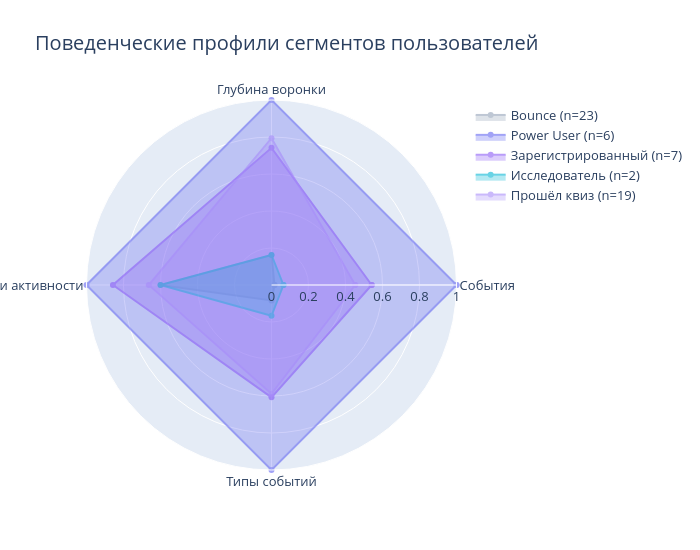
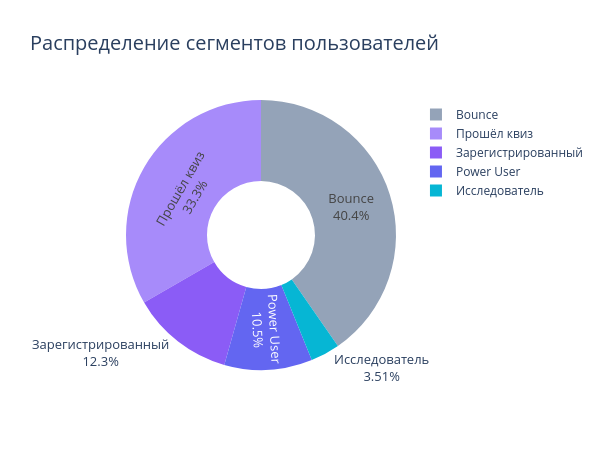

Notebook source saved alongside these figures, in order:
### Markdown cell above
## 5. Сегментация пользователей

Кластеризация по поведенческим паттернам: глубина прохождения воронки, количество событий, возвраты.

### Code cell
# Профиль каждого пользователя
user_profiles = []
for uid in raw_events['user_id'].unique():
    user_events = raw_events[raw_events['user_id'] == uid]
    event_set = set(user_events['event'])
    
    # Глубина воронки (0-7)
    funnel_events = ['page_view', 'quiz_start', 'quiz_complete', 'result_view',
                     'recommendations_view', 'sign_up_success', 'tracker_view', 'habit_add']
    depth = sum(1 for e in funnel_events if e in event_set)
    
    # Количество уникальных дней
    n_days = user_events['created_at'].dt.date.nunique()
    
    user_profiles.append({
        'user_id': uid,
        'total_events': len(user_events),
        'funnel_depth': depth,
        'n_days': n_days,
        'took_quiz': 'quiz_complete' in event_set,
        'signed_up': 'sign_up_success' in event_set,
        'used_tracker': 'tracker_view' in event_set,
        'n_event_types': user_events['event'].nunique(),
    })

profiles_df = pd.DataFrame(user_profiles)

# Сегменты на основе поведения
def assign_segment(row):
    if row['used_tracker']:
        return 'Power User'
    elif row['signed_up']:
        return 'Зарегистрированный'
    elif row['took_quiz']:
        return 'Прошёл квиз'
    elif row['total_events'] > 1:
        return 'Исследователь'
    else:
        return 'Bounce'

profiles_df['segment'] = profiles_df.apply(assign_segment, axis=1)

# Radar chart по сегментам
segment_stats = profiles_df.groupby('segment').agg({
    'total_events': 'mean',
    'funnel_depth': 'mean',
    'n_days': 'mean',
    'n_event_types': 'mean',
}).reset_index()

# Нормализация для radar chart (0-1)
metrics = ['total_events', 'funnel_depth', 'n_days', 'n_event_types']
metric_labels = ['События', 'Глубина воронки', 'Дни активности', 'Типы событий']

for m in metrics:
    max_val = segment_stats[m].max()
    segment_stats[f'{m}_norm'] = segment_stats[m] / max_val if max_val > 0 else 0

fig = go.Figure()

segment_colors = {
    'Power User': '#6366f1',
    'Зарегистрированный': '#8b5cf6',
    'Прошёл квиз': '#a78bfa',
    'Исследователь': '#06b6d4',
    'Bounce': '#94a3b8',
}

for _, row in segment_stats.iterrows():
    values = [row[f'{m}_norm'] for m in metrics]
    values.append(values[0])  # замыкаем
    
    fig.add_trace(go.Scatterpolar(
        r=values,
        theta=metric_labels + [metric_labels[0]],
        fill='toself',
        name=f"{row['segment']} (n={len(profiles_df[profiles_df['segment']==row['segment']])})",
        line=dict(color=segment_colors.get(row['segment'], '#94a3b8')),
        opacity=0.6,
    ))

fig.update_layout(
    polar=dict(radialaxis=dict(visible=True, range=[0, 1])),
    title=dict(text='Поведенческие профили сегментов пользователей', font=dict(size=20)),
    font=dict(size=13),
    height=550, width=700,
    showlegend=True,
)
fig.show()

# Пирог сегментов
segment_counts = profiles_df['segment'].value_counts()
fig2 = go.Figure(go.Pie(
    labels=segment_counts.index,
    values=segment_counts.values,
    hole=0.4,
    marker=dict(colors=[segment_colors.get(s, '#94a3b8') for s in segment_counts.index]),
    textinfo='label+percent',
    textfont=dict(size=13),
))
fig2.update_layout(
    title=dict(text='Распределение сегментов пользователей', font=dict(size=20)),
    height=450, width=600,
)
fig2.show()

print("\nСегменты:")
for seg in segment_counts.index:
    n = segment_counts[seg]
    pct = n / len(profiles_df) * 100
    print(f"  {seg}: {n} ({pct:.0f}%)")

### Figure 1 — Plotly figure (JSON) as saved in the notebook; plotly's stock layout.template omitted (floating-point values rounded to 4 significant figures)
{"data": [{"fill": "toself", "line": {"color": "#94a3b8"}, "name": "Bounce (n=23)", "opacity": 0.6, "r": [0.01613, 0.1622, 0.6, 0.08333, 0.01613], "theta": ["События", "Глубина воронки", "Дни активности", "Типы событий", "События"], "type": "scatterpolar"}, {"fill": "toself", "line": {"color": "#6366f1"}, "name": "Power User (n=6)", "opacity": 0.6, "r": [1, 1, 1, 1, 1], "theta": ["События", "Глубина воронки", "Дни активности", "Типы событий", "События"], "type": "scatterpolar"}, {"fill": "toself", "line": {"color": "#8b5cf6"}, "name": "Зарегистрированный (n=7)", "opacity": 0.6, "r": [0.5415, 0.7413, 0.8571, 0.6071, 0.5415], "theta": ["События", "Глубина воронки", "Дни активности", "Типы событий", "События"], "type": "scatterpolar"}, {"fill": "toself", "line": {"color": "#06b6d4"}, "name": "Исследователь (n=2)", "opacity": 0.6, "r": [0.06452, 0.1622, 0.6, 0.1667, 0.06452], "theta": ["События", "Глубина воронки", "Дни активности", "Типы событий", "События"], "type": "scatterpolar"}, {"fill": "toself", "line": {"color": "#a78bfa"}, "name": "Прошёл квиз (n=19)", "opacity": 0.6, "r": [0.4525, 0.7937, 0.6632, 0.5877, 0.4525], "theta": ["События", "Глубина воронки", "Дни активности", "Типы событий", "События"], "type": "scatterpolar"}], "layout": {"font": {"size": 13}, "height": 550, "polar": {"radialaxis": {"range": [0, 1], "visible": true}}, "showlegend": true, "title": {"font": {"size": 20}, "text": "Поведенческие профили сегментов пользователей"}, "width": 700}}

### Figure 2 — Plotly figure (JSON) as saved in the notebook; plotly's stock layout.template omitted (floating-point values rounded to 4 significant figures)
{"data": [{"hole": 0.4, "labels": ["Bounce", "Прошёл квиз", "Зарегистрированный", "Power User", "Исследователь"], "marker": {"colors": ["#94a3b8", "#a78bfa", "#8b5cf6", "#6366f1", "#06b6d4"]}, "textfont": {"size": 13}, "textinfo": "label+percent", "type": "pie", "values": [23, 19, 7, 6, 2]}], "layout": {"height": 450, "title": {"font": {"size": 20}, "text": "Распределение сегментов пользователей"}, "width": 600}}
